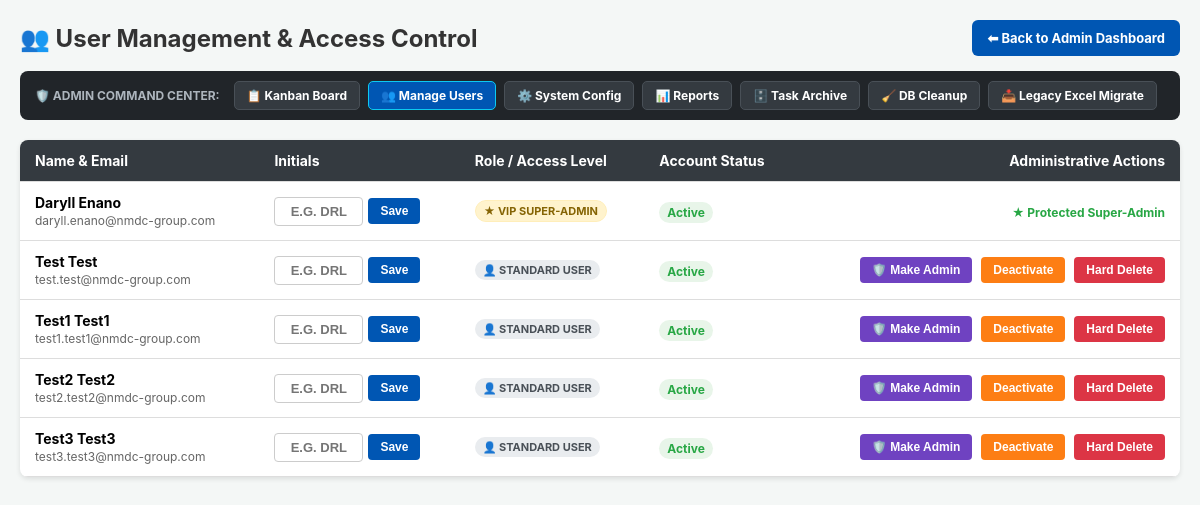
The app's page /manage_users (signed in) with its own data.
### app.py (models this page shows)
class User(UserMixin, db.Model):
    id = db.Column(db.Integer, primary_key=True)
    email = db.Column(db.String(120), unique=True, nullable=False)
    name = db.Column(db.String(100), nullable=False)
    password_hash = db.Column(db.String(256), nullable=False)
    is_approved = db.Column(db.Boolean, default=False)
    is_active = db.Column(db.Boolean, default=True)
    is_admin = db.Column(db.Boolean, default=False)
    initials = db.Column(db.String(10), nullable=True)

### app.py (the view)
@app.route('/manage_users')
@login_required
def manage_users():
    if not is_user_admin(current_user):
        return redirect(url_for('dashboard'))
    users = User.query.order_by(User.name.asc()).all()
    return render_template('manage_users.html', users=users, admin_emails=ADMIN_EMAILS)

### app.py (called while the page is built)
def is_user_admin(user):
    if not user or not getattr(user, 'is_authenticated', False):
        return False
    return bool(getattr(user, 'is_admin', False) or (user.email in ADMIN_EMAILS))

@app.after_request
def log_user_usage(response):
    try:
        if current_user.is_authenticated and request.endpoint:
            ignored = {'static', 'api_preview_kpi'}
            if request.endpoint not in ignored and not request.path.startswith('/static'):
                log_entry = UserActivityLog(
                    user_id=current_user.id,
                    user_name=current_user.name,
                    endpoint=request.endpoint,
                    path=request.path[:195],
                    method=request.method
                )
                db.session.add(log_entry)
                db.session.commit()
    except Exception:
        db.session.rollback()
    return response

@login_manager.user_loader
def load_user(user_id):
    return User.query.get(int(user_id))

@app.context_processor
def inject_wsr_and_quickpicks_context():
    from flask import session, request
    current_user = (
        request.args.get("user")
        or session.get("user_name")
        or session.get("username")
        or "Daryll"
    )
    is_admin = any(a in str(current_user).lower() for a in ADMIN_WSR_USERS)
    ctx = {
        "current_user_name": current_user,
        "is_wsr_admin": is_admin,
        "quick_picks": get_dynamic_log_quick_chips(str(current_user)),
    }
    try:
        from wsr_blueprint import get_wsr_context
        ctx.update(get_wsr_context())
    except Exception:
        pass
    return ctx

### wsr_blueprint.py (called while the page is built)
def get_wsr_context():
    import datetime as _dt
    try:
        state = load_wsr_state() if "load_wsr_state" in globals() else {}
    except Exception:
        state = {}
    today = _dt.date.today()
    default_start = (today - _dt.timedelta(days=6)).strftime("%Y-%m-%d")
    default_end = today.strftime("%Y-%m-%d")
    return {
        "wsr_state": state,
        "default_start": state.get("start_date", default_start),
        "default_end": state.get("end_date", default_end),
        "report_no": state.get("report_no", f"WSR-{today.year}-W{today.isocalendar()[1]:02d}"),
    }

### templates/manage_users.html (shortened to what this page needs)
<!DOCTYPE html>
<html lang="en">
<head>
</head>
<body>
    <div class="header">
        <h2 style="margin: 0; color: #333;">👥 User Management & Access Control</h2>
        <a href="/admin_dashboard" class="btn-back">⬅ Back to Admin Dashboard</a>
    </div>
    <div class="admin-nav">
        <span>🛡️ Admin Command Center:</span>
        <a href="/admin_dashboard">📋 Kanban Board</a>
        <a href="/manage_users" class="active">👥 Manage Users</a>
        <a href="/system_config_hidden">⚙️ System Config</a>
        <a href="/reports">📊 Reports</a>
        <a href="/archive">🗄️ Task Archive</a>
        <a href="/cleanup">🧹 DB Cleanup</a>
        <a href="/migrate">📥 Legacy Excel Migrate</a>
    </div>
    {% set vip_list = ['daryll.enano@nmdc-group.com', 'mohamad.hediarto@nmdc-group.com', 'mok.heng@nmdc-group.com'] %}
    <table>
        <tr>
            <th>Name & Email</th>
            <th>Initials</th>
            <th>Role / Access Level</th>
            <th>Account Status</th>
            <th style="text-align: right;">Administrative Actions</th>
        </tr>
        {% for u in users %}
        {% if u.is_approved %}
        <tr class="{% if u.is_active == False %}row-deactivated{% endif %}">
            <td>
                <strong>{{ u.name }}</strong><br>
                <span style="color:#666; font-size:12px;">{{ u.email }}</span>
            </td>
            <td>
                <form action="/update_initials/{{ u.id }}" method="POST" style="display: flex; gap: 5px; align-items: center; margin: 0;">
                    <input type="text" name="initials" value="{{ u.initials or '' }}" placeholder="e.g. DRL" maxlength="5" style="width: 75px; padding: 6px; border: 1px solid #ccc; border-radius: 4px; text-transform: uppercase; font-size: 13px; font-weight: bold; text-align: center;">
                    <button type="submit" style="background: #0056b3; color: white; border: none; padding: 6px 12px; border-radius: 4px; cursor: pointer; font-size: 12px; font-weight: bold;">Save</button>
                </form>
            </td>
            <td>
                {% if u.email in vip_list %}
                    <span class="role-badge role-vip">★ VIP SUPER-ADMIN</span>
                {% elif u.is_admin %}
                    <span class="role-badge role-admin">🛡️ ADMIN</span>
                {% else %}
                    <span class="role-badge role-user">👤 STANDARD USER</span>
                {% endif %}
            </td>
            <td>
                {% if u.is_active != False %}
                    <span style="color: #28a745; font-weight: bold; background: #e8f5e9; padding: 3px 8px; border-radius: 12px; font-size: 12px;">Active</span>
                {% else %}
                    <span style="color: #dc3545; font-weight: bold; background: #fdeaea; padding: 3px 8px; border-radius: 12px; font-size: 12px;">Deactivated</span>
                {% endif %}
            </td>
            <td style="text-align: right;">
                {% if u.email not in vip_list %}
                    <form action="/toggle_admin/{{ u.id }}" method="POST" style="display:inline; margin-right: 5px;">
                        {% if u.is_admin %}
                            <button type="submit" class="btn-action btn-revoke-admin" onclick="return confirm('Revoke Admin privileges from {{ u.name }}?');">Revoke Admin</button>
                        {% else %}
                            <button type="submit" class="btn-action btn-make-admin" onclick="return confirm('Promote {{ u.name }} to Admin? They will have full access to Admin Dashboard and hidden pages.');">🛡️ Make Admin</button>
                        {% endif %}
                    </form>
                    <form action="/toggle_active/{{ u.id }}" method="POST" style="display:inline; margin-right: 5px;">
                        {% if u.is_active != False %}
                            <button type="submit" class="btn-action btn-deactivate" onclick="return confirm('Deactivate {{ u.name }}? They will be blocked from logging in.');">Deactivate</button>
                        {% else %}
                            <button type="submit" class="btn-action btn-reactivate">Reactivate</button>
                        {% endif %}
                    </form>
                    <form action="/delete_user/{{ u.id }}" method="POST" style="display:inline;">
                        <button type="submit" class="btn-action btn-delete" onclick="return confirm('DANGER: Permanently wipe {{ u.name }} from the database?');">Hard Delete</button>
                    </form>
                {% else %}
                    <span style="color: #28a745; font-weight: bold; font-size: 12px;">★ Protected Super-Admin</span>
                {% endif %}
            </td>
        </tr>
        {% endif %}
        {% endfor %}
    </table>
</body>
</html>

### templates/manage_users.html (style rules this page uses)
body { font-family: -apple-system, BlinkMacSystemFont, Arial, sans-serif; background-color: #f4f7f6; padding: 20px; margin: 0; }
.header { display: flex; justify-content: space-between; align-items: center; margin-bottom: 15px; flex-wrap: wrap; gap: 10px; }
.btn-back { background-color: #0056b3; color: white; padding: 10px 15px; text-decoration: none; border-radius: 6px; font-weight: bold; font-size: 13px; }
.admin-nav { display: flex; gap: 8px; flex-wrap: wrap; background: #212529; padding: 10px 15px; border-radius: 8px; margin-bottom: 20px; align-items: center; }
.admin-nav span { color: #adb5bd; font-size: 12px; font-weight: bold; text-transform: uppercase; margin-right: 6px; }
.admin-nav a { color: #fff; background: #343a40; text-decoration: none; padding: 6px 12px; border-radius: 5px; font-size: 12px; font-weight: bold; border: 1px solid #495057; transition: all 0.2s; }
.admin-nav a.active { background: #0056b3; border-color: #0dcaf0; }
table { width: 100%; border-collapse: collapse; background: white; border-radius: 8px; overflow: hidden; box-shadow: 0 2px 5px rgba(0,0,0,0.1); }
th, td { padding: 12px 15px; text-align: left; border-bottom: 1px solid #ddd; font-size: 14px; vertical-align: middle; }
th { background-color: #343a40; color: white; }
.btn-action { color: white; border: none; padding: 6px 12px; border-radius: 4px; cursor: pointer; font-weight: bold; font-size: 12px; transition: opacity 0.2s; }
.btn-make-admin { background: #6f42c1; }
.btn-deactivate { background: #fd7e14; }
.btn-delete { background: #dc3545; }
.role-badge { display: inline-block; padding: 3px 8px; border-radius: 12px; font-size: 11px; font-weight: bold; }
.role-vip { background: #fff3cd; color: #856404; border: 1px solid #ffeeba; }
.role-user { background: #e9ecef; color: #495057; }

### records on screen
User: name "Daryll Enano", email "daryll.enano@nmdc-group.com", shows "★ VIP SUPER-ADMIN", is_active "Active", shows "★ Protected Super-Admin"
User: name "Test Test", email "test.test@nmdc-group.com", is_admin "👤 STANDARD USER", is_active "Active"
User: name "Test1 Test1", email "test1.test1@nmdc-group.com", is_admin "👤 STANDARD USER", is_active "Active"
User: name "Test2 Test2", email "test2.test2@nmdc-group.com", is_admin "👤 STANDARD USER", is_active "Active"
User: name "Test3 Test3", email "test3.test3@nmdc-group.com", is_admin "👤 STANDARD USER", is_active "Active"
